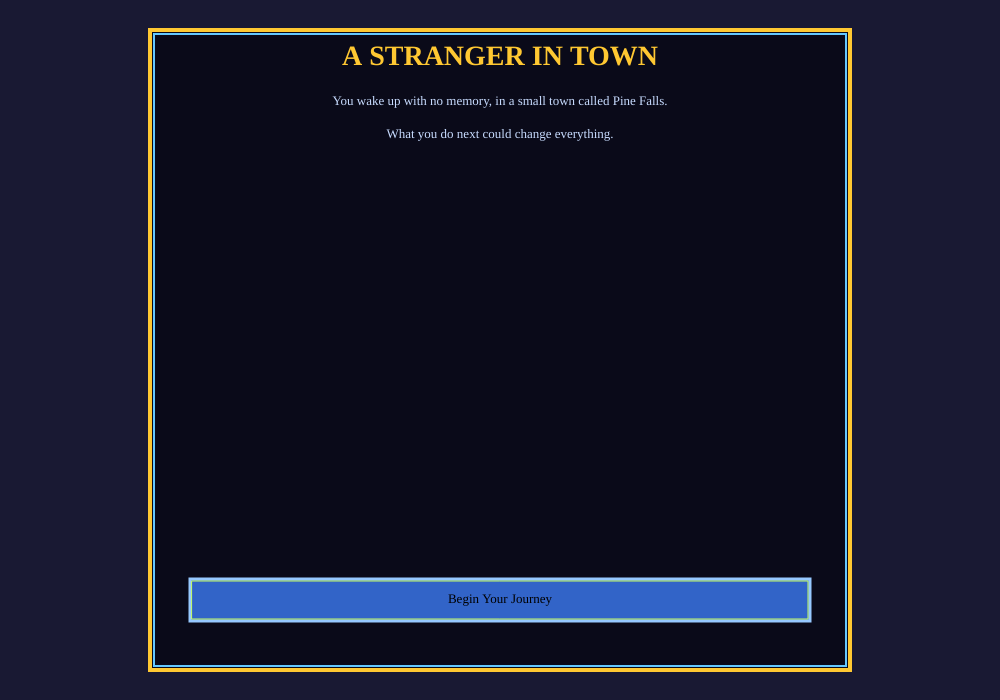
Frame 1 (no input)
Frame 60 (no input): identical to frame 1, image omitted
Frame 120 (the mouse pressed at the canvas centre since frame 60): identical to frame 1, image omitted

The p5.js sketch that drew this single still picture (run headless with seeded random() and noise() and a simulated clock; from frame 60 on, the mouse is pressed at the canvas centre):

// p5.js sketch
// ── sketch.js
// A STRANGER IN TOWN - Interactive Story
// Track stats and uncover your true identity through choices

let gameState = {
  currentScene: "homeScreen",
  memory: 0, // How much you remember (0-100)
  trust: 50, // How much townspeople trust you (0-100)
  suspicion: 30, // How suspicious people are of you (0-100)
  inventory: [],
  history: [], // Track choices made
  showStatsModal: false,
  showPauseMenu: false,
  canOpenMenu: true,
  statsFlashCounter: 0, // Counts down from 300 frames for auto-close
};

let scenes = {
  homeScreen: {
    title: "A STRANGER IN TOWN",
    text: "You wake up with no memory, in a small town called Pine Falls.\n\nWhat you do next could change everything.",
    choices: [{ text: "Begin Your Journey", next: "intro", effects: {} }],
  },

  intro: {
    title: "Awakening",
    text: "You wake up at the train station with no memory. Your pockets are empty except for a worn photograph of this town: Pine Falls. Where are you? Who are you?",
    choices: [
      {
        text: "Head to the nearest building—a small diner",
        next: "diner",
        effects: { memory: 5 },
      },
      {
        text: "Explore the empty platform first",
        next: "platform",
        effects: { memory: 10 },
      },
    ],
  },

  diner: {
    title: "The Diner",
    text: "A warm diner greets you. Behind the counter is MAYA, a kind-looking woman in her 40s. She gasps when she sees you.\n\n'My God... I thought you were... Are you alright?'",
    choices: [
      {
        text: "'Do I know you?' (Honest)",
        next: "diner_honest",
        effects: { memory: 5, trust: 10, suspicion: 5 },
      },
      {
        text: "'I'm just passing through.' (Evasive)",
        next: "diner_evasive",
        effects: { trust: -10, suspicion: 20 },
      },
      {
        text: "'Tell me everything you know.' (Demanding)",
        next: "diner_demand",
        effects: { trust: -20, suspicion: 30 },
      },
    ],
  },

  platform: {
    title: "The Platform",
    text: "You search the platform. Under a bench, you find a train ticket stub with 'PINE FALLS' printed on it and a date from 3 months ago. There's also a locker key (#247). Your hands trembled—you've been here before.",
    choices: [
      {
        text: "Go to the diner for help",
        next: "diner",
        effects: { memory: 15, inventory: ["ticket_stub", "locker_key"] },
      },
      {
        text: "Search for locker #247",
        next: "locker_room",
        effects: { memory: 20, inventory: ["ticket_stub", "locker_key"] },
      },
    ],
  },

  diner_honest: {
    title: "Maya's Story",
    text: "Maya sits you down with coffee. 'You disappeared three months ago. You were investigating something in this town... something dangerous. Then you vanished without a trace. Everyone thought you were dead.'\n\nShe slides you an old newspaper. The headline: 'LOCAL JOURNALIST GOES MISSING'",
    choices: [
      {
        text: "Ask about the investigation",
        next: "investigation_path",
        effects: { memory: 25 },
      },
      {
        text: "Ask about your life before",
        next: "life_before",
        effects: { memory: 20 },
      },
    ],
  },

  diner_evasive: {
    title: "Suspicious Reactions",
    text: "Maya's expression darkens. 'Of course you don't remember me. Or you're lying.' She crosses her arms. 'We heard rumors about you snooping around town three months ago. Then you disappeared. Some people think you ran off. Others think you found something and got silenced.'",
    choices: [
      {
        text: "Apologize and ask for the truth",
        next: "diner_honest",
        effects: { memory: 5, trust: 5 },
      },
      {
        text: "Leave the diner and investigate alone",
        next: "town_square",
        effects: { trust: -15 },
      },
    ],
  },

  diner_demand: {
    title: "Doors Slammed Shut",
    text: "Maya's face hardens. She stands up abruptly. 'I don't know who you are anymore, but you're not the person I knew.' She walks to the back and locks the door. You're alone in the diner. A hand-written note sits on the counter:\n\n'STOP ASKING QUESTIONS. OR ELSE. - THE COUNCIL'",
    choices: [
      {
        text: "Pocket the note and leave",
        next: "town_square",
        effects: { suspicion: 40, memory: 10, inventory: ["threatening_note"] },
      },
      {
        text: "Try to follow Maya",
        next: "diner_confrontation",
        effects: { suspicion: 50 },
      },
    ],
  },

  locker_room: {
    title: "Locker #247",
    text: "You find the locker room at the train station. Locker #247 opens to reveal: an old journal, a stack of newspaper clippings about 'PINE FALLS COUNCIL CORRUPTION', and a photograph of you with someone labeled 'DO NOT TRUST - THE MAYOR'",
    choices: [
      {
        text: "Take everything and head to the diner",
        next: "diner",
        effects: {
          memory: 35,
          inventory: ["journal", "clippings", "mayors_photo"],
        },
      },
      {
        text: "Go directly to confront the mayor",
        next: "mayor_office",
        effects: {
          memory: 35,
          inventory: ["journal", "clippings", "mayors_photo"],
          suspicion: 40,
        },
      },
    ],
  },

  investigation_path: {
    title: "The Corruption Runs Deep",
    text: "'You were investigating the Pine Falls Council,' Maya explains. 'You found evidence of embezzlement, illegal land deals, and worse. You said someone on the council was dangerous. Then... you were gone. Your apartment was ransacked.'",
    choices: [
      {
        text: "Ask for access to your old apartment",
        next: "apartment",
        effects: { memory: 30 },
      },
      {
        text: "Ask which council member is the most dangerous",
        next: "council_suspicion",
        effects: { memory: 25 },
      },
    ],
  },

  life_before: {
    title: "A Life Forgotten",
    text: "'You were a journalist, freelance. You came here to work on a story. You rented a small apartment above the library. You were charming, curious, always asking questions.' Maya's voice grows sad. 'Then something changed. You seemed afraid. You stopped coming by. Then you were gone.'",
    choices: [
      {
        text: "Go to the library and apartment",
        next: "apartment",
        effects: { memory: 20 },
      },
      {
        text: "Ask to see your old notes",
        next: "investigation_path",
        effects: { memory: 15 },
      },
    ],
  },

  town_square: {
    title: "The Watching Eyes",
    text: "You walk through the quiet town square. Shops are closed. People stop and stare at you. One old man whispers to another, then hurries away. There's a police station, town hall, and the library. You feel like you're being watched.",
    choices: [
      {
        text: "Visit the police station",
        next: "police_station",
        effects: { suspicion: 10 },
      },
      {
        text: "Visit the library",
        next: "apartment",
        effects: { suspicion: 5 },
      },
      {
        text: "Confront someone and ask directly what happened",
        next: "confrontation_scene",
        effects: { suspicion: 30 },
      },
    ],
  },

  apartment: {
    title: "Your Old Apartment",
    text: "You find the apartment above the library. The door is slightly ajar. Inside, it's been ransacked, but you find a hidden safe behind a loose wall panel. On the wall, written in red pen: 'YOU KNOW TOO MUCH'",
    choices: [
      {
        text: "Try to open the safe (need a code)",
        next: "safe_puzzle",
        effects: { memory: 25 },
      },
      {
        text: "Leave and take your findings to Maya",
        next: "endgame_good",
        effects: { memory: 20, trust: 30 },
      },
    ],
  },

  safe_puzzle: {
    title: "The Safe",
    text: "The safe has a number lock. You notice scratches around numbers: 4, 7, 1. Your birthday? A date? You try different combinations...",
    choices: [
      {
        text: "4-7-1 (Try in order)",
        next: "safe_open_truth",
        effects: { memory: 40 },
      },
      {
        text: "1-4-7 (Different order)",
        next: "safe_open_partial",
        effects: { memory: 30 },
      },
      {
        text: "Give up and leave",
        next: "town_square",
        effects: { memory: 10 },
      },
    ],
  },

  safe_open_truth: {
    title: "The Whole Truth",
    text: "The safe opens. Inside: evidence of a massive conspiracy. Photos of council members meeting with criminals. Coded messages. A letter addressed to you: 'If you're reading this, you uncovered the truth. The Mayor has ordered your elimination. Trust only Maya. —Your Editor'",
    choices: [
      {
        text: "Go to Maya with proof",
        next: "endgame_good",
        effects: { memory: 50, trust: 50 },
      },
      {
        text: "Go directly to confront the Mayor",
        next: "mayor_confrontation",
        effects: { memory: 50, suspicion: 40 },
      },
    ],
  },

  safe_open_partial: {
    title: "Fragments",
    text: "You open the safe and find documents, but they're partially burned. You can make out mentions of 'illegal operations' and names you can't quite remember. The evidence is incomplete.",
    choices: [
      {
        text: "Find Maya and piece this together",
        next: "investigation_path",
        effects: { memory: 25 },
      },
      {
        text: "Confront the Mayor directly",
        next: "mayor_office",
        effects: { memory: 25, suspicion: 50 },
      },
    ],
  },

  police_station: {
    title: "The Police Station",
    text: "You enter. The officer at the desk—SHERIFF COLE—looks shocked. 'You're alive. Didn't expect that.' His hand moves toward his belt. 'You disappeared three months ago. Left a lot of people wondering. Some thought you were dead. Others thought you found your answers.'",
    choices: [
      {
        text: "Ask what he knows about your disappearance",
        next: "sheriff_interrogation",
        effects: { suspicion: 20 },
      },
      {
        text: "Leave immediately",
        next: "town_square",
        effects: { suspicion: 30 },
      },
    ],
  },

  sheriff_interrogation: {
    title: "The Sheriff's Story",
    text: "Sheriff Cole leans back. 'Look, I'm not involved in whatever you uncovered. But people in this town have secrets. Dark ones. You were asking the wrong questions to the wrong people. My advice? Leave and never come back.'",
    choices: [
      {
        text: "Ask who specifically threatened you",
        next: "council_suspicion",
        effects: { memory: 20, trust: 5 },
      },
      {
        text: "Leave and investigate on your own",
        next: "investigation_path",
        effects: { memory: 15 },
      },
    ],
  },

  council_suspicion: {
    title: "The Council Members",
    text: "Maya gives you names: Mayor RICHARD STONE (ambitious, ruthless), Councilwoman HELEN GREY (quiet, manipulative), and Councilman THOMAS WRIGHT (has connections). 'Richard was most interested in silencing you,' Maya says quietly. 'But Helen... Helen scares me more.'",
    choices: [
      {
        text: "Investigate the Mayor's office",
        next: "mayor_office",
        effects: { suspicion: 30 },
      },
      {
        text: "Investigate Helen quietly",
        next: "helen_investigation",
        effects: { memory: 15, suspicion: 20 },
      },
    ],
  },

  mayor_office: {
    title: "The Mayor's Office",
    text: "You break into the town hall. The Mayor's office is pristine—too pristine. There's a safe in the wall, papers on the desk about 'Project Silence', and photographs of people with their faces scratched out. Footsteps approach from the hallway...",
    choices: [
      {
        text: "Hide and wait",
        next: "mayor_confrontation",
        effects: { suspicion: 40 },
      },
      {
        text: "Grab what you can and run",
        next: "escape_scene",
        effects: {
          suspicion: 50,
          memory: 20,
          inventory: ["project_silence_docs"],
        },
      },
    ],
  },

  helen_investigation: {
    title: "Helen's Secret",
    text: "You follow Helen to an old warehouse on the edge of town. Through a window, you see her meeting with someone—a man with a scar. They're discussing 'the journalist problem' and '3 months ago.' You realize Helen might be the real architect of everything.",
    choices: [
      {
        text: "Confront Helen with what you know",
        next: "helen_confrontation",
        effects: { suspicion: 60, memory: 30 },
      },
      {
        text: "Gather more evidence before acting",
        next: "apartment",
        effects: { memory: 25, suspicion: 40 },
      },
    ],
  },

  mayor_confrontation: {
    title: "Face to Face",
    text: "Mayor Stone enters his office and sees you. His expression changes to fury. 'You. I had you taken care of three months ago. How did you—' He reaches for a phone. 'You won't leave this office alive.'",
    choices: [
      {
        text: "Fight and escape",
        next: "escape_scene",
        effects: { suspicion: 80, memory: 40 },
      },
      {
        text: "Try to negotiate",
        next: "mayor_revelation",
        effects: { memory: 35 },
      },
    ],
  },

  mayor_revelation: {
    title: "The Mayor's Confession",
    text: "'Why?' you demand. Stone laughs bitterly. 'You were going to expose everything. But you're the least of my worries. You think this is about money? It's about power. Helen Greene—the councilwoman—she's the real boss. I'm just cleanup.'",
    choices: [
      {
        text: "Leave and confront Helen",
        next: "helen_final_confrontation",
        effects: { memory: 50, trust: 10 },
      },
      {
        text: "Arrest the Mayor yourself (with evidence)",
        next: "endgame_justice",
        effects: { memory: 50, trust: 40 },
      },
    ],
  },

  escape_scene: {
    title: "Running Through the Night",
    text: "You flee into the darkness with the evidence. The town's secrets are in your hands. You can go to the state police, the news, or... you could use this information differently. Power corrupts. What will you do?",
    choices: [
      {
        text: "Go to the state police with evidence",
        next: "endgame_justice",
        effects: { memory: 40, trust: 30 },
      },
      {
        text: "Contact a major newspaper",
        next: "endgame_expose",
        effects: { memory: 45, trust: 20 },
      },
      {
        text: "Use the evidence to gain power in the town",
        next: "endgame_dark",
        effects: { memory: 50, trust: -40, suspicion: 80 },
      },
    ],
  },

  helen_confrontation: {
    title: "Face to Face with Helen",
    text: "Helen smiles when she sees you. 'Clever. You figured it out. But you can't prove anything that won't disappear. And you're still the town's villain—the crazy journalist who vanished for three months. Who would believe you?'",
    choices: [
      {
        text: "Show her the evidence you have",
        next: "endgame_expose",
        effects: { memory: 55, trust: 25 },
      },
      {
        text: "Turn her offer down and go to authorities",
        next: "endgame_justice",
        effects: { memory: 50, trust: 45 },
      },
    ],
  },

  helen_final_confrontation: {
    title: "The Architect",
    text: "Helen listens calmly as you accuse her. 'Yes, I orchestrated your disappearance. You were dangerous. But now you're back, and you know too much. The question is: what are you going to do about it?' She extends her hand. 'Join us. Use what you know. Or...'",
    choices: [
      {
        text: "Refuse and expose everything",
        next: "endgame_expose",
        effects: { memory: 60, trust: 50 },
      },
      {
        text: "Take her hand",
        next: "endgame_dark",
        effects: { memory: 60, trust: -50, suspicion: 100 },
      },
    ],
  },

  diner_confrontation: {
    title: "Maya's Truth",
    text: "You force your way into the back. Maya is on the phone, hanging up quickly. Her eyes are sad. 'I wanted to protect you. But they found you. I'm sorry, but I had to call them.'",
    choices: [
      {
        text: "Flee the diner",
        next: "escape_scene",
        effects: { memory: 20, trust: -50, suspicion: 70 },
      },
    ],
  },

  confrontation_scene: {
    title: "Public Reckoning",
    text: "You grab someone in the street and demand answers. 'Where was I? What happened to me?' Suddenly, you're surrounded by townspeople. Some look afraid. Others angry. The Sheriff appears, hand on his gun.",
    choices: [
      {
        text: "Apologize and back down",
        next: "diner",
        effects: { trust: -10, suspicion: 60 },
      },
      {
        text: "Stand your ground and challenge them",
        next: "endgame_dark",
        effects: { suspicion: 80, memory: 30 },
      },
    ],
  },

  // ENDINGS
  endgame_good: {
    title: "The Truth Prevails",
    text: "ENDING: REDEMPTION\n\nWith Maya's help and the evidence you gathered, you expose the corruption. The state police raid Pine Falls. Mayor Stone is arrested. Councilwoman Helen Greene disappears before she can be caught, but her network falls apart.\n\nYou regain your memory slowly. You were a journalist named ALEX. You came here to expose a conspiracy. You succeeded.\n\nThe town begins to heal. Maya becomes the interim mayor. You decide whether to stay and rebuild, or leave to warn other towns.",
    choices: [{ text: "Start Over", next: "intro", effects: {} }],
  },

  endgame_justice: {
    title: "Justice Served",
    text: "ENDING: THE WHISTLEBLOWER\n\nYou bring the evidence to the state police. They launch a full investigation. Council members are arrested. A trial follows.\n\nYou testify. Your memory returns fully as you speak the truth under oath. You were ALEX, a journalist who discovered a corruption ring.\n\nThe town is cleaned up. The guilty are punished. You become a hero.\n\nBut is it enough? Helen Greene remains at large. You receive threatening letters. The cost of truth is high.",
    choices: [{ text: "Start Over", next: "intro", effects: {} }],
  },

  endgame_expose: {
    title: "Headline News",
    text: "ENDING: NATIONAL EXPOSURE\n\nYou contact the state newspaper. They investigate. The story breaks: 'SMALL TOWN'S CORRUPTION RING EXPOSED BY MISSING JOURNALIST'.\n\nYour face is on the front page. Your memory returns: You're ALEX, and you're finally vindicated.\n\nThe scandal goes national. Federal agents get involved. Pine Falls becomes infamous.\n\nYou're offered a book deal, a podcast, speaking engagements. But you feel hollow. You exposed the darkness, but at what cost?",
    choices: [{ text: "Start Over", next: "intro", effects: {} }],
  },

  endgame_dark: {
    title: "Power Corrupts",
    text: "ENDING: THE DARK PATH\n\nYou use the evidence to seize control. With Helen's backing (or instead of her), you become the new power broker in Pine Falls.\n\nYour memory returns fully. You're ALEX. But ALEX is no longer a journalist seeking truth. You're a puppet master.\n\nThe conspiracy continues—just with different hands at the helm. You become what you swore to destroy.",
    choices: [{ text: "Start Over", next: "intro", effects: {} }],
  },
};

function setup() {
  createCanvas(1000, 700);
  textSize(16);
  // Load a pixel-style font
  textFont("Courier New, monospace");
}

function getBackgroundColor() {
  // Pixel art mystery theme - dark, moody retro colors
  let r, g, b;

  if (gameState.suspicion > 70) {
    // High suspicion = deep purple/red danger
    r = 139;
    g = 35;
    b = 69;
  } else if (gameState.suspicion > 40) {
    // Medium suspicion = dark blue/purple mystery
    r = 47;
    g = 79;
    b = 126;
  } else if (gameState.trust > 70) {
    // High trust = warm brown/orange safe
    r = 101;
    g = 67;
    b = 33;
  } else if (gameState.memory > 70) {
    // High memory = clear cyan/blue clarity
    r = 33;
    g = 150;
    b = 243;
  } else {
    // Default mysterious deep purple
    r = 25;
    g = 25;
    b = 51;
  }

  return color(r, g, b);
}

function drawRoundedRect(x, y, w, h, r) {
  // Draw a rounded rectangle
  beginShape();
  vertex(x + r, y);
  vertex(x + w - r, y);
  quadraticVertex(x + w, y, x + w, y + r);
  vertex(x + w, y + h - r);
  quadraticVertex(x + w, y + h, x + w - r, y + h);
  vertex(x + r, y + h);
  quadraticVertex(x, y + h, x, y + h - r);
  vertex(x, y + r);
  quadraticVertex(x, y, x + r, y);
  endShape();
}

function wrapText(text, x, y, maxWidth) {
  // Wrap text and return array of lines with y positions
  let words = text.split(" ");
  let lines = [];
  let currentLine = "";

  for (let word of words) {
    let testLine = currentLine + (currentLine ? " " : "") + word;
    let w = textWidth(testLine);

    if (w > maxWidth && currentLine !== "") {
      lines.push(currentLine);
      currentLine = word;
    } else {
      currentLine = testLine;
    }
  }
  if (currentLine) lines.push(currentLine);

  return lines;
}

function isEndingScene(sceneKey) {
  // Check if scene is an ending scene
  return sceneKey.startsWith("endgame_");
}

function draw() {
  // Set background based on stats
  let bgColor = getBackgroundColor();
  background(bgColor);

  let scene = scenes[gameState.currentScene];

  if (!scene) {
    console.error("Scene not found:", gameState.currentScene);
    return;
  }

  // Content area (centered box) - pixel art style
  let contentX = width / 2 - 350;
  let contentY = 30;
  let contentWidth = 700;
  let contentHeight = 640;

  // Pixel art background with double border effect
  fill(10, 10, 25);
  rect(contentX, contentY, contentWidth, contentHeight);

  // Outer border (thick pixel border)
  stroke(255, 200, 50);
  strokeWeight(4);
  noFill();
  rect(contentX, contentY, contentWidth, contentHeight);

  // Inner border (accent)
  stroke(100, 200, 255);
  strokeWeight(2);
  rect(contentX + 4, contentY + 4, contentWidth - 8, contentHeight - 8);
  noStroke();

  // Display title
  fill(255, 200, 50);
  textSize(28);
  textAlign(CENTER);
  textStyle(BOLD);
  text(scene.title, width / 2, contentY + 35);
  textStyle(NORMAL);

  // Display story text (centered and wrapped)
  fill(200, 220, 255);
  textSize(13);
  textAlign(CENTER);
  let textY = contentY + 75;
  let lines = wrapText(scene.text, contentX + 30, textY, contentWidth - 60);

  for (let line of lines) {
    text(line, width / 2, textY);
    textY += 24;
  }

  // If this is an ending scene, display final stats below the text
  if (isEndingScene(gameState.currentScene)) {
    // Separator line
    stroke(100, 200, 255);
    strokeWeight(2);
    line(contentX + 40, textY + 10, contentX + contentWidth - 40, textY + 10);
    noStroke();

    // Stats section
    fill(255, 200, 50);
    textSize(12);
    textStyle(BOLD);
    text("FINAL STATS", width / 2, textY + 35);
    textStyle(NORMAL);

    fill(200, 220, 255);
    textSize(12);
    textY += 55;
    text(`MEMORY: ${gameState.memory}%`, width / 2, textY);
    textY += 25;
    text(`TRUST: ${gameState.trust}%`, width / 2, textY);
    textY += 25;
    text(`SUSPICION: ${gameState.suspicion}%`, width / 2, textY);
  }

  // Display choice buttons - pixel art style
  textSize(13);
  textAlign(CENTER);
  let buttonY = contentY + contentHeight - 70;

  for (let i = 0; i < scene.choices.length; i++) {
    let choice = scene.choices[i];
    let buttonX = width / 2;
    let buttonWidth = 620;
    let buttonHeight = 42;

    // Draw pixel-style button with thick border
    fill(50, 100, 200);
    stroke(150, 200, 255);
    strokeWeight(3);
    rect(
      buttonX - buttonWidth / 2,
      buttonY - buttonHeight / 2,
      buttonWidth,
      buttonHeight,
    );

    // Inner highlight
    stroke(200, 255, 100);
    strokeWeight(1);
    rect(
      buttonX - buttonWidth / 2 + 2,
      buttonY - buttonHeight / 2 + 2,
      buttonWidth - 4,
      buttonHeight - 4,
    );

    // Button text
    fill(0);
    noStroke();
    text(choice.text, buttonX, buttonY + 3);

    // Store button info for click detection
    choice.x = buttonX - buttonWidth / 2;
    choice.y = buttonY - buttonHeight / 2;
    choice.w = buttonWidth;
    choice.h = buttonHeight;

    buttonY += 54;
  }

  // Menu button (top right) - pixel style
  if (
    gameState.currentScene !== "homeScreen" &&
    !gameState.showStatsModal &&
    !gameState.showPauseMenu
  ) {
    fill(100, 150, 200);
    stroke(150, 200, 255);
    strokeWeight(2);
    rect(width - 120, 20, 100, 40);

    fill(255, 200, 50);
    noStroke();
    textSize(12);
    textAlign(CENTER);
    text("STATS (S)", width - 70, 48);
  }

  // Pause button (top left) - pixel style
  if (
    gameState.currentScene !== "homeScreen" &&
    !gameState.showStatsModal &&
    !gameState.showPauseMenu
  ) {
    fill(100, 150, 200);
    stroke(150, 200, 255);
    strokeWeight(2);
    rect(20, 20, 100, 40);

    fill(255, 200, 50);
    noStroke();
    textSize(12);
    textAlign(CENTER);
    text("PAUSE (P)", 70, 48);
  }

  // Draw stats modal if active
  if (gameState.showStatsModal) {
    drawStatsModal();
  }

  // Draw pause menu if active
  if (gameState.showPauseMenu) {
    drawPauseMenu();
  }
}

function drawStatsModal() {
  // Dark overlay
  fill(0, 0, 0, 200);
  rect(0, 0, width, height);

  // Modal box - pixel art style
  let modalWidth = 500;
  let modalHeight = 400;
  let modalX = width / 2 - modalWidth / 2;
  let modalY = height / 2 - modalHeight / 2;

  fill(10, 10, 25);
  stroke(255, 200, 50);
  strokeWeight(4);
  rect(modalX, modalY, modalWidth, modalHeight);

  // Inner border
  stroke(100, 200, 255);
  strokeWeight(2);
  rect(modalX + 4, modalY + 4, modalWidth - 8, modalHeight - 8);
  noStroke();

  // Title
  fill(255, 200, 50);
  textSize(32);
  textAlign(CENTER);
  textStyle(BOLD);
  text("[ STATS ]", width / 2, modalY + 40);
  textStyle(NORMAL);

  // Stats display
  fill(200, 220, 255);
  textSize(16);
  textAlign(LEFT);
  let statY = modalY + 90;
  let statX = modalX + 40;

  // Memory stat
  text("MEMORY:", statX, statY);
  drawPixelStatBar(
    statX,
    statY + 15,
    400,
    20,
    gameState.memory,
    color(100, 200, 255),
  );
  text(`${gameState.memory}%`, statX + 420, statY + 32);

  // Trust stat
  statY += 70;
  text("TRUST:", statX, statY);
  drawPixelStatBar(
    statX,
    statY + 15,
    400,
    20,
    gameState.trust,
    color(100, 255, 100),
  );
  text(`${gameState.trust}%`, statX + 420, statY + 32);

  // Suspicion stat
  statY += 70;
  text("SUSPICION:", statX, statY);
  drawPixelStatBar(
    statX,
    statY + 15,
    400,
    20,
    gameState.suspicion,
    color(255, 100, 100),
  );
  text(`${gameState.suspicion}%`, statX + 420, statY + 32);

  // Close instruction
  fill(150, 150, 150);
  textSize(12);
  textAlign(CENTER);
  text("PRESS S or ESC to close", width / 2, modalY + modalHeight - 20);
}

function drawStatBar(x, y, w, h, value, barColor) {
  // Background bar
  fill(50, 50, 70);
  stroke(100, 100, 120);
  strokeWeight(1);
  rect(x, y, w, h);

  // Value bar
  fill(barColor);
  noStroke();
  let fillWidth = (value / 100) * w;
  rect(x, y, fillWidth, h);
}

function drawPixelStatBar(x, y, w, h, value, barColor) {
  // Pixel-style stat bar with borders
  fill(25, 25, 50);
  stroke(100, 150, 255);
  strokeWeight(2);
  rect(x, y, w, h);

  // Value bar
  fill(barColor);
  noStroke();
  let fillWidth = (value / 100) * w;
  rect(x + 2, y + 2, fillWidth - 4, h - 4);
}

function drawPauseMenu() {
  // Dark overlay
  fill(0, 0, 0, 200);
  rect(0, 0, width, height);

  // Modal box - pixel art style
  let modalWidth = 400;
  let modalHeight = 300;
  let modalX = width / 2 - modalWidth / 2;
  let modalY = height / 2 - modalHeight / 2;

  fill(10, 10, 25);
  stroke(255, 200, 50);
  strokeWeight(4);
  rect(modalX, modalY, modalWidth, modalHeight);

  // Inner border
  stroke(100, 200, 255);
  strokeWeight(2);
  rect(modalX + 4, modalY + 4, modalWidth - 8, modalHeight - 8);
  noStroke();

  // Title
  fill(255, 200, 50);
  textSize(36);
  textAlign(CENTER);
  textStyle(BOLD);
  text("[ PAUSED ]", width / 2, modalY + 50);
  textStyle(NORMAL);

  // Resume button
  let buttonY = modalY + 100;
  let buttonX = width / 2;
  let buttonWidth = 300;
  let buttonHeight = 50;

  fill(100, 150, 200);
  stroke(150, 200, 255);
  strokeWeight(3);
  rect(buttonX - buttonWidth / 2, buttonY, buttonWidth, buttonHeight);

  fill(255, 200, 50);
  noStroke();
  textSize(16);
  text("RESUME (P)", buttonX, buttonY + 32);

  // Store button info
  let resumeBtn = {
    x: buttonX - buttonWidth / 2,
    y: buttonY,
    w: buttonWidth,
    h: buttonHeight,
    action: "resume",
  };

  // Go to Menu button
  buttonY += 70;
  fill(150, 100, 150);
  stroke(200, 150, 200);
  strokeWeight(3);
  rect(buttonX - buttonWidth / 2, buttonY, buttonWidth, buttonHeight);

  fill(255, 200, 50);
  noStroke();
  textSize(16);
  text("GO TO MENU", buttonX, buttonY + 32);

  let menuBtn = {
    x: buttonX - buttonWidth / 2,
    y: buttonY,
    w: buttonWidth,
    h: buttonHeight,
    action: "menu",
  };

  // Restart button
  buttonY += 70;
  fill(200, 100, 100);
  stroke(255, 150, 150);
  strokeWeight(3);
  rect(buttonX - buttonWidth / 2, buttonY, buttonWidth, buttonHeight);

  fill(255, 200, 50);
  noStroke();
  textSize(16);
  text("RESTART", buttonX, buttonY + 32);

  let restartBtn = {
    x: buttonX - buttonWidth / 2,
    y: buttonY,
    w: buttonWidth,
    h: buttonHeight,
    action: "restart",
  };

  // Store buttons globally for click detection
  window.pauseMenuButtons = [resumeBtn, menuBtn, restartBtn];
}

function mousePressed() {
  if (gameState.showPauseMenu) {
    // Handle pause menu clicks
    if (window.pauseMenuButtons) {
      for (let btn of window.pauseMenuButtons) {
        if (
          mouseX > btn.x &&
          mouseX < btn.x + btn.w &&
          mouseY > btn.y &&
          mouseY < btn.y + btn.h
        ) {
          if (btn.action === "resume") {
            gameState.showPauseMenu = false;
          } else if (btn.action === "menu") {
            resetGame();
            gameState.currentScene = "homeScreen";
            gameState.showPauseMenu = false;
          } else if (btn.action === "restart") {
            resetGame();
            gameState.currentScene = "intro";
            gameState.showPauseMenu = false;
          }
          return;
        }
      }
    }
    return; // Don't process other clicks while pause menu is open
  }

  if (gameState.showStatsModal) {
    return; // Don't process choices while stats modal is open
  }

  // Check if pause button was clicked
  if (
    gameState.currentScene !== "homeScreen" &&
    mouseX > 20 &&
    mouseX < 120 &&
    mouseY > 20 &&
    mouseY < 60
  ) {
    gameState.showPauseMenu = true;
    return;
  }

  // Check if stats button was clicked
  if (
    gameState.currentScene !== "homeScreen" &&
    mouseX > width - 120 &&
    mouseX < width - 20 &&
    mouseY > 20 &&
    mouseY < 60
  ) {
    gameState.showStatsModal = true;
    return;
  }

  let scene = scenes[gameState.currentScene];

  for (let choice of scene.choices) {
    if (
      mouseX > choice.x &&
      mouseX < choice.x + choice.w &&
      mouseY > choice.y &&
      mouseY < choice.y + choice.h
    ) {
      // Apply effects
      if (choice.effects) {
        gameState.memory += choice.effects.memory || 0;
        gameState.trust += choice.effects.trust || 0;
        gameState.suspicion += choice.effects.suspicion || 0;

        // Clamp values
        gameState.memory = constrain(gameState.memory, 0, 100);
        gameState.trust = constrain(gameState.trust, 0, 100);
        gameState.suspicion = constrain(gameState.suspicion, 0, 100);

        if (choice.effects.inventory) {
          gameState.inventory.push(...choice.effects.inventory);
        }
      }

      // Move to next scene
      gameState.currentScene = choice.next;
      gameState.history.push(choice.text);
      gameState.showStatsModal = false; // Auto-close stats modal on choice
      break;
    }
  }
}

function resetGame() {
  // Reset all stats and history
  gameState.memory = 0;
  gameState.trust = 50;
  gameState.suspicion = 30;
  gameState.inventory = [];
  gameState.history = [];
  gameState.showStatsModal = false;
  gameState.showPauseMenu = false;
}

function keyPressed() {
  // Press S or ESC to toggle stats modal
  if (key.toLowerCase() === "s" || key === "Escape") {
    if (gameState.currentScene !== "homeScreen" && !gameState.showPauseMenu) {
      gameState.showStatsModal = !gameState.showStatsModal;
    }
  }

  // Press P to toggle pause menu
  if (key.toLowerCase() === "p") {
    if (gameState.currentScene !== "homeScreen" && !gameState.showStatsModal) {
      gameState.showPauseMenu = !gameState.showPauseMenu;
    }
  }
}
